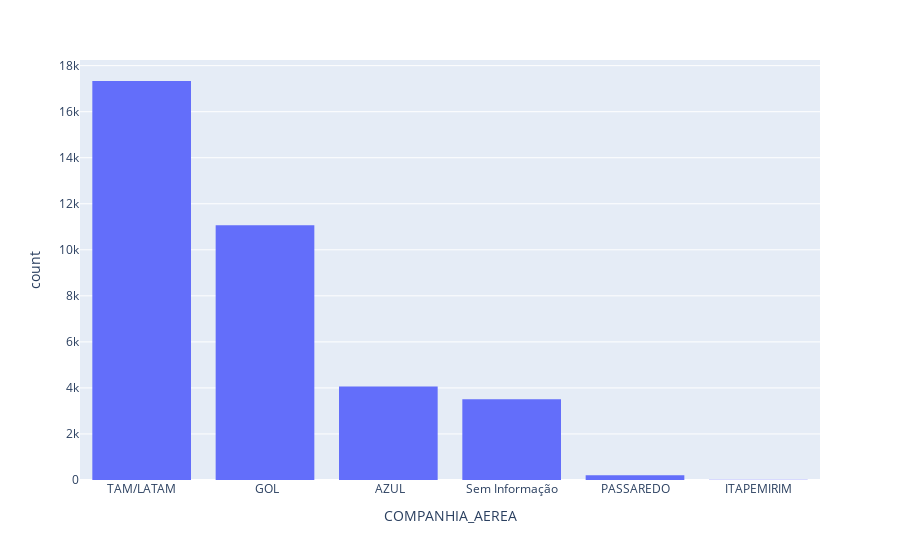

The code cell stored with this chart in its notebook:
### Code cell
somente_aereas = df_total_com_companhias[df_total_com_companhias['COMPANHIA_AEREA'] != 'Outras despesas']
fig = px.histogram(somente_aereas, x='COMPANHIA_AEREA')
fig.update_xaxes(categoryorder="total descending")
fig.show()

### Figure 1 — Plotly figure (JSON) as saved in the notebook; plotly's stock layout.template omitted (floating-point values rounded to 4 significant figures; data arrays with more than 128 entries replaced by an {"elided": "..."} marker saying what was removed)
{"data": [{"alignmentgroup": "True", "bingroup": "x", "hovertemplate": "COMPANHIA_AEREA=%{x}<br>count=%{y}<extra></extra>", "legendgroup": "", "marker": {"color": "#636efa", "pattern": {"shape": ""}}, "name": "", "offsetgroup": "", "orientation": "v", "showlegend": false, "type": "histogram", "x": {"elided": "36177 str values"}, "xaxis": "x", "yaxis": "y"}], "layout": {"barmode": "relative", "legend": {"tracegroupgap": 0}, "margin": {"t": 60}, "xaxis": {"anchor": "y", "categoryorder": "total descending", "domain": [0, 1], "title": {"text": "COMPANHIA_AEREA"}}, "yaxis": {"anchor": "x", "domain": [0, 1], "title": {"text": "count"}}}}
